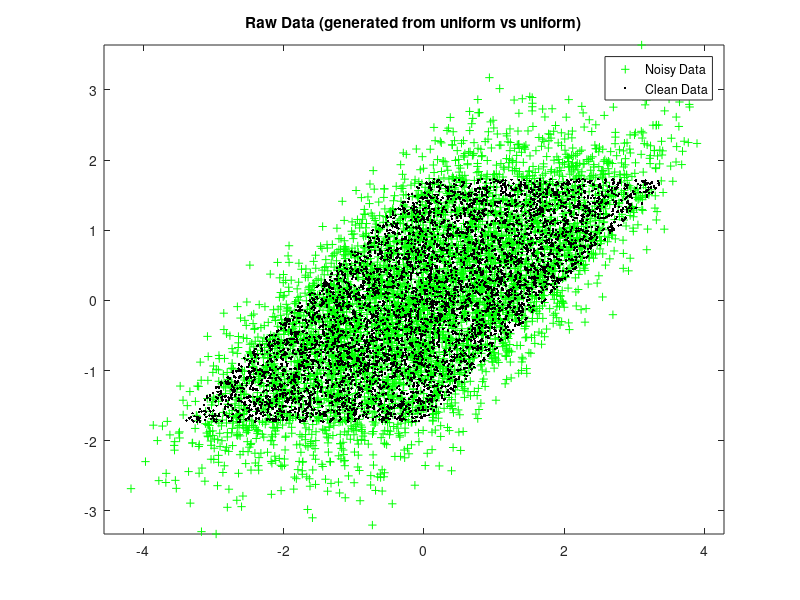

Source code (MATLAB): (Note: this script raises an error after producing the figure.)
function demo_quasiorth()
%   function QuasiOrthDemo()
%   Applies both the standard whitening algorithm and the
%   quasi-orthogonalization algorithm to noisy data.  Displays both the
%   clean and noisy versions of the data after applying the discovered
%   preprocessing matrix to all data.
%
%   In practice, the user would only have access to the noisy data.  However,
%   the noiseless data gives a better picture of what is happening.

    % Toggle to 1 in order to repeat the previous run.  Note that this saves to the
    % same file as used by the other demo script.
    UsePriorRun = 0;

    if UsePriorRun
        load('vars')
        rng(status);
    else
        status = rng;
        rng(status);
    end
    save('vars')
        

    samples = 5000
    NoiseMagnitude = 0.5
    Sigma = [1 1
            1 2] / 2.6180;
    

    S = (rand(2, samples) - .5)*2*sqrt(3);
    A = [1 1
        0 1];
    A = A;
    X = A*S;
    X2 = X + mvnrnd(zeros(2, samples)', NoiseMagnitude*Sigma)';

    figure(1);
    plot(X2(1, :), X2(2, :), 'g+',  X(1, :), X(2, :), 'k.');
    title('Raw Data (generated from uniform vs uniform)');
%     axis('square');
    axis('equal');
    legend('Noisy Data', 'Clean Data');

    [Y2, W, b] = qwhiten(X2, 'id quas-orth');
    Y = W*(X-repmat(b, 1, size(X, 2)));
    [Q, R] = qr(W*A)
    figure(2);
    plot(Y2(1, :), Y2(2, :), 'g+', Y(1, :), Y(2, :), 'k.');
    title('Data after applying quasi-orthogonalization based on the noisy data.');
%     axis('square');
    axis('equal');
    legend('Noisy Data', 'Clean Data');

    [Y2, W, b] = qwhiten(X2, 'whiten');
    [Q, R] = qr(W*A)
    Y = W*(X-repmat(b, 1, size(X, 2)));
    figure(3);
    plot(Y2(1, :), Y2(2, :), 'g+', Y(1,:), Y(2,:), 'k.');
    title('Applied standard whitening based on the noisy data.');
%     axis('square');
    axis('equal')
    legend('Noisy Data', 'Clean Data');
end